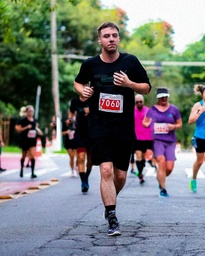
#> input picture image.jpg, 205 x 256 px, shrunk from 600 x 750 before the run
$ python converter.py
#> lines starting #> are read from the running program, lines starting #| are printed output that depends on the picture; after the words box and inside, x2 and y2 are one past the last pixel; in counts of white or black regions, pixels touching at a corner belong together
import numpy as np
import matplotlib.image as img
import hashlib
import cv2
from scipy.integrate import odeint
from bisect import bisect_left as bsearch
from PIL import Image
dna = {'00': 'A', '01': 'T', '10': 'G', '11': 'C', 'A': [0, 0], 'T': [0, 1], 'G': [1, 0], 'C': [1, 1], 'AA': 'A', 'TT': 'A', 'GG': 'A', 'CC': 'A', 'AG': 'G', 'GA': 'G', 'TC': 'G', 'CT': 'G', 'AC': 'C', 'CA': 'C', 'GT': 'C', 'TG': 'C', 'AT': 'T', 'TA': 'T', 'CG': 'T', 'GC': 'T'}
tmax, N = 100, 10000
def carregaImagemEmMatriz(caminho):
    imagem = img.imread(caminho)
    return imagem

def separaMatrizEmCanais(matriz):
    red = matriz[:,:,2]
    green = matriz[:,:,1]
    blue = matriz[:,:,0]
    return red, green, blue

def converteDecimalParaBinario(numero):
        return '{:0>8}'.format(str(bin(numero))[2:])

def convert_to_binary_matrices(r, g, b):
    r = np.array(r)
    g = np.array(g)
    b = np.array(b)

    M, N = r.shape
    A = np.zeros((M, 8*N), dtype=np.int8)
    B = np.zeros((M, 8*N), dtype=np.int8)
    C = np.zeros((M, 8*N), dtype=np.int8)

    for i in range(M):
        for j in range(N):
            r_binary = np.binary_repr(r[i,j], width=8)
            g_binary = np.binary_repr(g[i,j], width=8)
            b_binary = np.binary_repr(b[i,j], width=8)
            for k in range(8):
                A[i, j*8+k] = int(r_binary[k])
                B[i, j*8+k] = int(g_binary[k])
                C[i, j*8+k] = int(b_binary[k])

    return A, B, C

def join_elements(matrix):
    new_matrix = []
    for i in range(len(matrix)):
        row = []
        for j in range(0, len(matrix[i]), 2):
            pair = (matrix[i][j], matrix[i][j+1])
            row.append(pair)
        new_matrix.append(row)
    return new_matrix

def transformaParBinarioEmDNA(matriz):
    matrizDNA = [[0 for _ in range(len(matriz[0]))] for _ in range(len(matriz))]
    for i in range(len(matriz)):
        for j in range(len(matriz[i])):
            if matriz[i][j] == (0, 0):
                matrizDNA[i][j] = "A"
            elif matriz[i][j] == (0, 1):
                matrizDNA[i][j] = "T"
            elif matriz[i][j] == (1, 0):
                matrizDNA[i][j] = "C"
            elif matriz[i][j] == (1, 1):
                matrizDNA[i][j] = "G"
    return matrizDNA


def key_matrix_encode(key,b):
    b = np.unpackbits(b,axis=1)
    m,n = b.shape
    key_bin = bin(int(key, 16))[2:].zfill(256)
    Mk = np.zeros((m,n),dtype=np.uint8)
    x=0
    for j in range(0,m):
            for i in range(0,n):
                Mk[j,i]=key_bin[x%256]
                x+=1

    Mk_enc=np.chararray((m,int(n/2)))
    idx=0
    for j in range(0,m):
        for i in range(0,n,2):
            if idx==(n/2):
                idx=0
            Mk_enc[j,idx]=dna["{0}{1}".format(Mk[j,i],Mk[j,i+1])]
            idx+=1
    Mk_enc=Mk_enc.astype(str)
    return Mk_enc

def xor_operation(r,g,b,mk):
    print(r)
    m,n = [len(b),len(b[0])]
    bx=np.chararray((m,n))
    gx=np.chararray((m,n))
    rx=np.chararray((m,n))
    b=b.array(b,)
    g=g.array(str)
    r=r.array(str)
    for i in range(0,m):
        for j in range (0,n):
            bx[i,j] = dna["{0}{1}".format(b[i,j],mk[i,j])]
            gx[i,j] = dna["{0}{1}".format(g[i,j],mk[i,j])]
            rx[i,j] = dna["{0}{1}".format(r[i,j],mk[i,j])]

    bx=bx.astype(str)
    gx=gx.astype(str)
    rx=rx.astype(str)
    return rx,gx,bx

# [97 lines left out: functions lorenz, gen_chaos_seq, sequence_indexing, scramble, dna_decode, recover_image, not called in this run]


def processaImagem(caminho):
    matriz = carregaImagemEmMatriz(caminho)
#> in carregaImagemEmMatriz, imagem is the input picture: shape (256, 205, 3); mean R, G, B 115.8, 120.1, 118
    # splits the plain-image into the red, green, blue components
    matrizSomenteVermelho, matrizSomenteVerde, matrizSomenteAzul = separaMatrizEmCanais(matriz)
#> in separaMatrizEmCanais, `red = matriz[:,:,2]`:
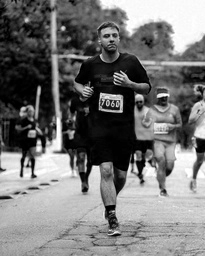
#> red: shape (256, 205); min 0, max 255, mean 118
#> in separaMatrizEmCanais, `green = matriz[:,:,1]`:
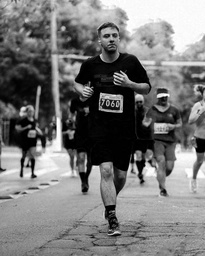
#> green: shape (256, 205); min 0, max 255, mean 120.1
#> in separaMatrizEmCanais, `blue = matriz[:,:,0]`:
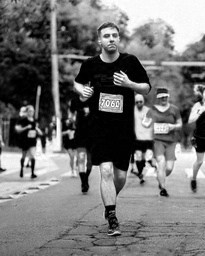
#> blue: shape (256, 205); min 0, max 255, mean 115.8
    # Convert the matrices 𝑅, 𝐺 and 𝐵 into three binary matrices 𝑅̃, 𝐺̃ and 𝐵̃ with size 𝑀 × 8𝑁, respectively.
    matrizBinariaVermelho, matrizBinariaVerde, matrizBinariaAzul = convert_to_binary_matrices(matrizSomenteVermelho, matrizSomenteVerde, matrizSomenteAzul)
#> after the loop in convert_to_binary_matrices, `for i in range(M):`:
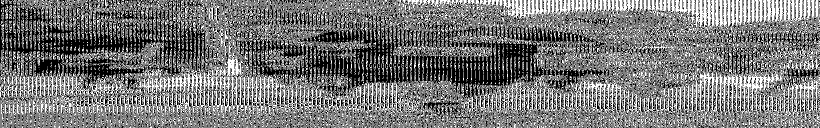
#> A: shape (256, 1640) int8 (shown at 1/2 size); values 0 (black) and 1 (white), 46.8% white in thin lines or dots
#> after the loop in convert_to_binary_matrices, `for i in range(M):`:
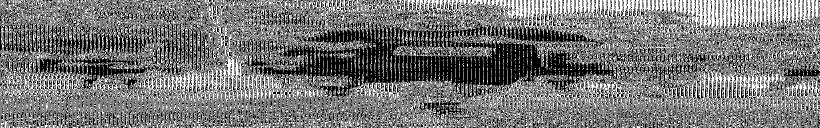
#> B: shape (256, 1640) int8 (shown at 1/2 size); values 0 (black) and 1 (white), 46.5% white in thin lines or dots
#> after the loop in convert_to_binary_matrices, `for i in range(M):`:
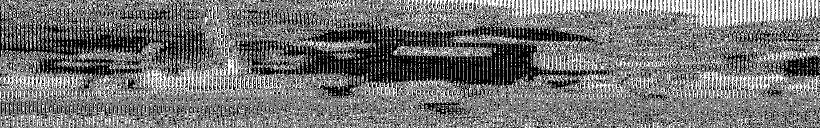
#> C: shape (256, 1640) int8 (shown at 1/2 size); values 0 (black) and 1 (white), 45.7% white in thin lines or dots
    # Convert the binary matrices 𝑅̃, 𝐺̃ and 𝐵̃ into three DNA sequences 𝑅̃̃, 𝐺̃̃ and 𝐵̃̃ with size 𝑀 × 4𝑁, respectively.
    matrizParBinarioR = join_elements(matrizBinariaVermelho)
#> after the loop in join_elements, `for i in range(len(matrix)):`: new_matrix = 256 items
#> matrizParBinarioR = 256 items
    matrizParBinarioG = join_elements(matrizBinariaVerde)
#> matrizParBinarioG = 256 items
    matrizParBinarioB = join_elements(matrizBinariaAzul)
#> matrizParBinarioB = 256 items
    # Convert the binary pairs 𝑅̃̃, 𝐺̃̃ and 𝐵̃̃  into DNA sequences 𝑅̃̃̃, 𝐺̃̃̃ and 𝐵̃̃̃, respectively.
    matrizDNAVermelho = transformaParBinarioEmDNA(matrizParBinarioR)
#> matrizDNAVermelho = 256 items
    matrizDNAVerde = transformaParBinarioEmDNA(matrizParBinarioG)
#> matrizDNAVerde = 256 items
    matrizDNAAzul = transformaParBinarioEmDNA(matrizParBinarioB)
#> matrizDNAAzul = 256 items
    encodedMatrixR =  key_matrix_encode(getInicialConditionsForChaoticFunction("./image.jpg", "senha123"), matrizSomenteVermelho)
#> after the loop in key_matrix_encode, `for j in range(0,m):`:
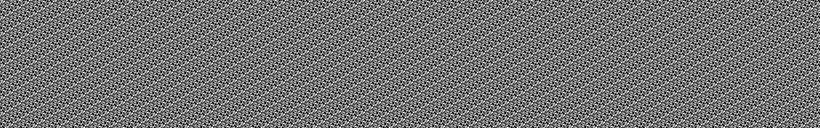
#> Mk: shape (256, 1640) (shown at 1/2 size); values 0 (black) and 1 (white), 44.9% white in thin lines or dots

    matrizFinalVermelha, matrizFinalVerde, matrizFinalAzul = xor_operation(matrizDNAVermelho, matrizDNAVerde, matrizDNAAzul, encodedMatrixR)
#> (printed output is left out)
#> in xor_operation, `m,n = [len(b),len(b[0])]`: m = 256; n = 820
    x, y, z = gen_chaos_seq(len(matriz),len(matriz[0]))
    fx, fy, fz = sequence_indexing(x,y,z)
    matrizVermelhaEmbaralhada, matrizVerdeEmbaralhada, matrizAzulEmbaralhada = scramble(fx,fy,fz,matrizFinalVermelha, matrizFinalVerde, matrizFinalAzul)
    r, g, b = dna_decode(matrizVermelhaEmbaralhada, matrizVerdeEmbaralhada, matrizAzulEmbaralhada)
    recover_image(r,g,b,"./imagemEncriptada.jpg")


def getInicialConditionsForChaoticFunction(imagePath, secretKey):
    with open(imagePath, "rb") as f:
        imageHash = hashlib.sha256(f.read()).hexdigest()
    secretKeyHash = hashlib.sha256(secretKey.encode('utf-8')).hexdigest()
    combined_hash = imageHash + secretKeyHash
    # hash combined hash
    combined_hash = hashlib.sha256(combined_hash.encode('utf-8')).hexdigest()
    return combined_hash

def chaotic_function(x, r):
    return r * x * (1 - x)

x0 = getInicialConditionsForChaoticFunction("./image.jpg", "senha123")
r = 3.9
#> (the run stopped early here; a loop or call above may not have finished)
